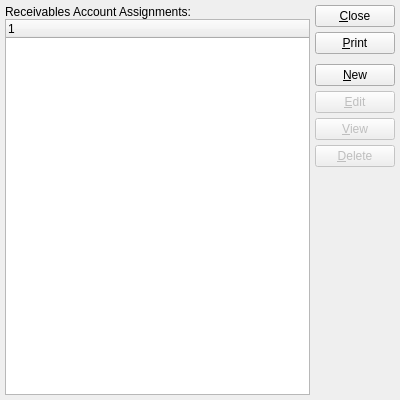
<?xml version="1.0" encoding="UTF-8"?>
<ui version="4.0">
 <comment>This file is part of the xTuple ERP: PostBooks Edition, a free and
open source Enterprise Resource Planning software suite,
Copyright (c) 1999-2018 by OpenMFG LLC, d/b/a xTuple.
It is licensed to you under the Common Public Attribution License
version 1.0, the full text of which (including xTuple-specific Exhibits)
is available at www.xtuple.com/CPAL.  By using this software, you agree
to be bound by its terms.</comment>
 <class>arAccountAssignments</class>
 <widget class="QWidget" name="arAccountAssignments">
  <property name="geometry">
   <rect>
    <x>0</x>
    <y>0</y>
    <width>400</width>
    <height>400</height>
   </rect>
  </property>
  <property name="windowTitle">
   <string>List Receivables Account Assignments</string>
  </property>
  <layout class="QGridLayout" name="gridLayout">
   <item row="0" column="0">
    <layout class="QVBoxLayout">
     <property name="spacing">
      <number>0</number>
     </property>
     <item>
      <widget class="QLabel" name="_arAccountsLit">
       <property name="text">
        <string>Receivables Account Assignments:</string>
       </property>
      </widget>
     </item>
     <item>
      <widget class="XTreeWidget" name="_araccnt"/>
     </item>
    </layout>
   </item>
   <item row="0" column="1">
    <layout class="QVBoxLayout" name="verticalLayout">
     <item>
      <widget class="QPushButton" name="_close">
       <property name="text">
        <string>&amp;Close</string>
       </property>
      </widget>
     </item>
     <item>
      <widget class="QPushButton" name="_print">
       <property name="text">
        <string>&amp;Print</string>
       </property>
      </widget>
     </item>
     <item>
      <spacer name="verticalSpacer">
       <property name="orientation">
        <enum>Qt::Vertical</enum>
       </property>
       <property name="sizeType">
        <enum>QSizePolicy::Fixed</enum>
       </property>
       <property name="sizeHint" stdset="0">
        <size>
         <width>20</width>
         <height>5</height>
        </size>
       </property>
      </spacer>
     </item>
     <item>
      <widget class="QPushButton" name="_new">
       <property name="text">
        <string>&amp;New</string>
       </property>
      </widget>
     </item>
     <item>
      <widget class="QPushButton" name="_edit">
       <property name="enabled">
        <bool>false</bool>
       </property>
       <property name="text">
        <string>&amp;Edit</string>
       </property>
      </widget>
     </item>
     <item>
      <widget class="QPushButton" name="_view">
       <property name="enabled">
        <bool>false</bool>
       </property>
       <property name="text">
        <string>&amp;View</string>
       </property>
      </widget>
     </item>
     <item>
      <widget class="QPushButton" name="_delete">
       <property name="enabled">
        <bool>false</bool>
       </property>
       <property name="text">
        <string>&amp;Delete</string>
       </property>
      </widget>
     </item>
     <item>
      <spacer name="Spacer56">
       <property name="orientation">
        <enum>Qt::Vertical</enum>
       </property>
       <property name="sizeType">
        <enum>QSizePolicy::Expanding</enum>
       </property>
       <property name="sizeHint" stdset="0">
        <size>
         <width>20</width>
         <height>20</height>
        </size>
       </property>
      </spacer>
     </item>
    </layout>
   </item>
  </layout>
 </widget>
 <layoutdefault spacing="5" margin="5"/>
 <customwidgets>
  <customwidget>
   <class>XTreeWidget</class>
   <extends>QTreeWidget</extends>
   <header>xtreewidget.h</header>
   <container>1</container>
  </customwidget>
 </customwidgets>
 <tabstops>
  <tabstop>_araccnt</tabstop>
  <tabstop>_new</tabstop>
  <tabstop>_view</tabstop>
  <tabstop>_delete</tabstop>
  <tabstop>_print</tabstop>
  <tabstop>_close</tabstop>
 </tabstops>
 <resources/>
 <connections>
  <connection>
   <sender>_close</sender>
   <signal>clicked()</signal>
   <receiver>arAccountAssignments</receiver>
   <slot>close()</slot>
   <hints>
    <hint type="sourcelabel">
     <x>20</x>
     <y>20</y>
    </hint>
    <hint type="destinationlabel">
     <x>20</x>
     <y>20</y>
    </hint>
   </hints>
  </connection>
  <connection>
   <sender>_araccnt</sender>
   <signal>valid(bool)</signal>
   <receiver>_view</receiver>
   <slot>setEnabled(bool)</slot>
   <hints>
    <hint type="sourcelabel">
     <x>20</x>
     <y>20</y>
    </hint>
    <hint type="destinationlabel">
     <x>20</x>
     <y>20</y>
    </hint>
   </hints>
  </connection>
 </connections>
</ui>
